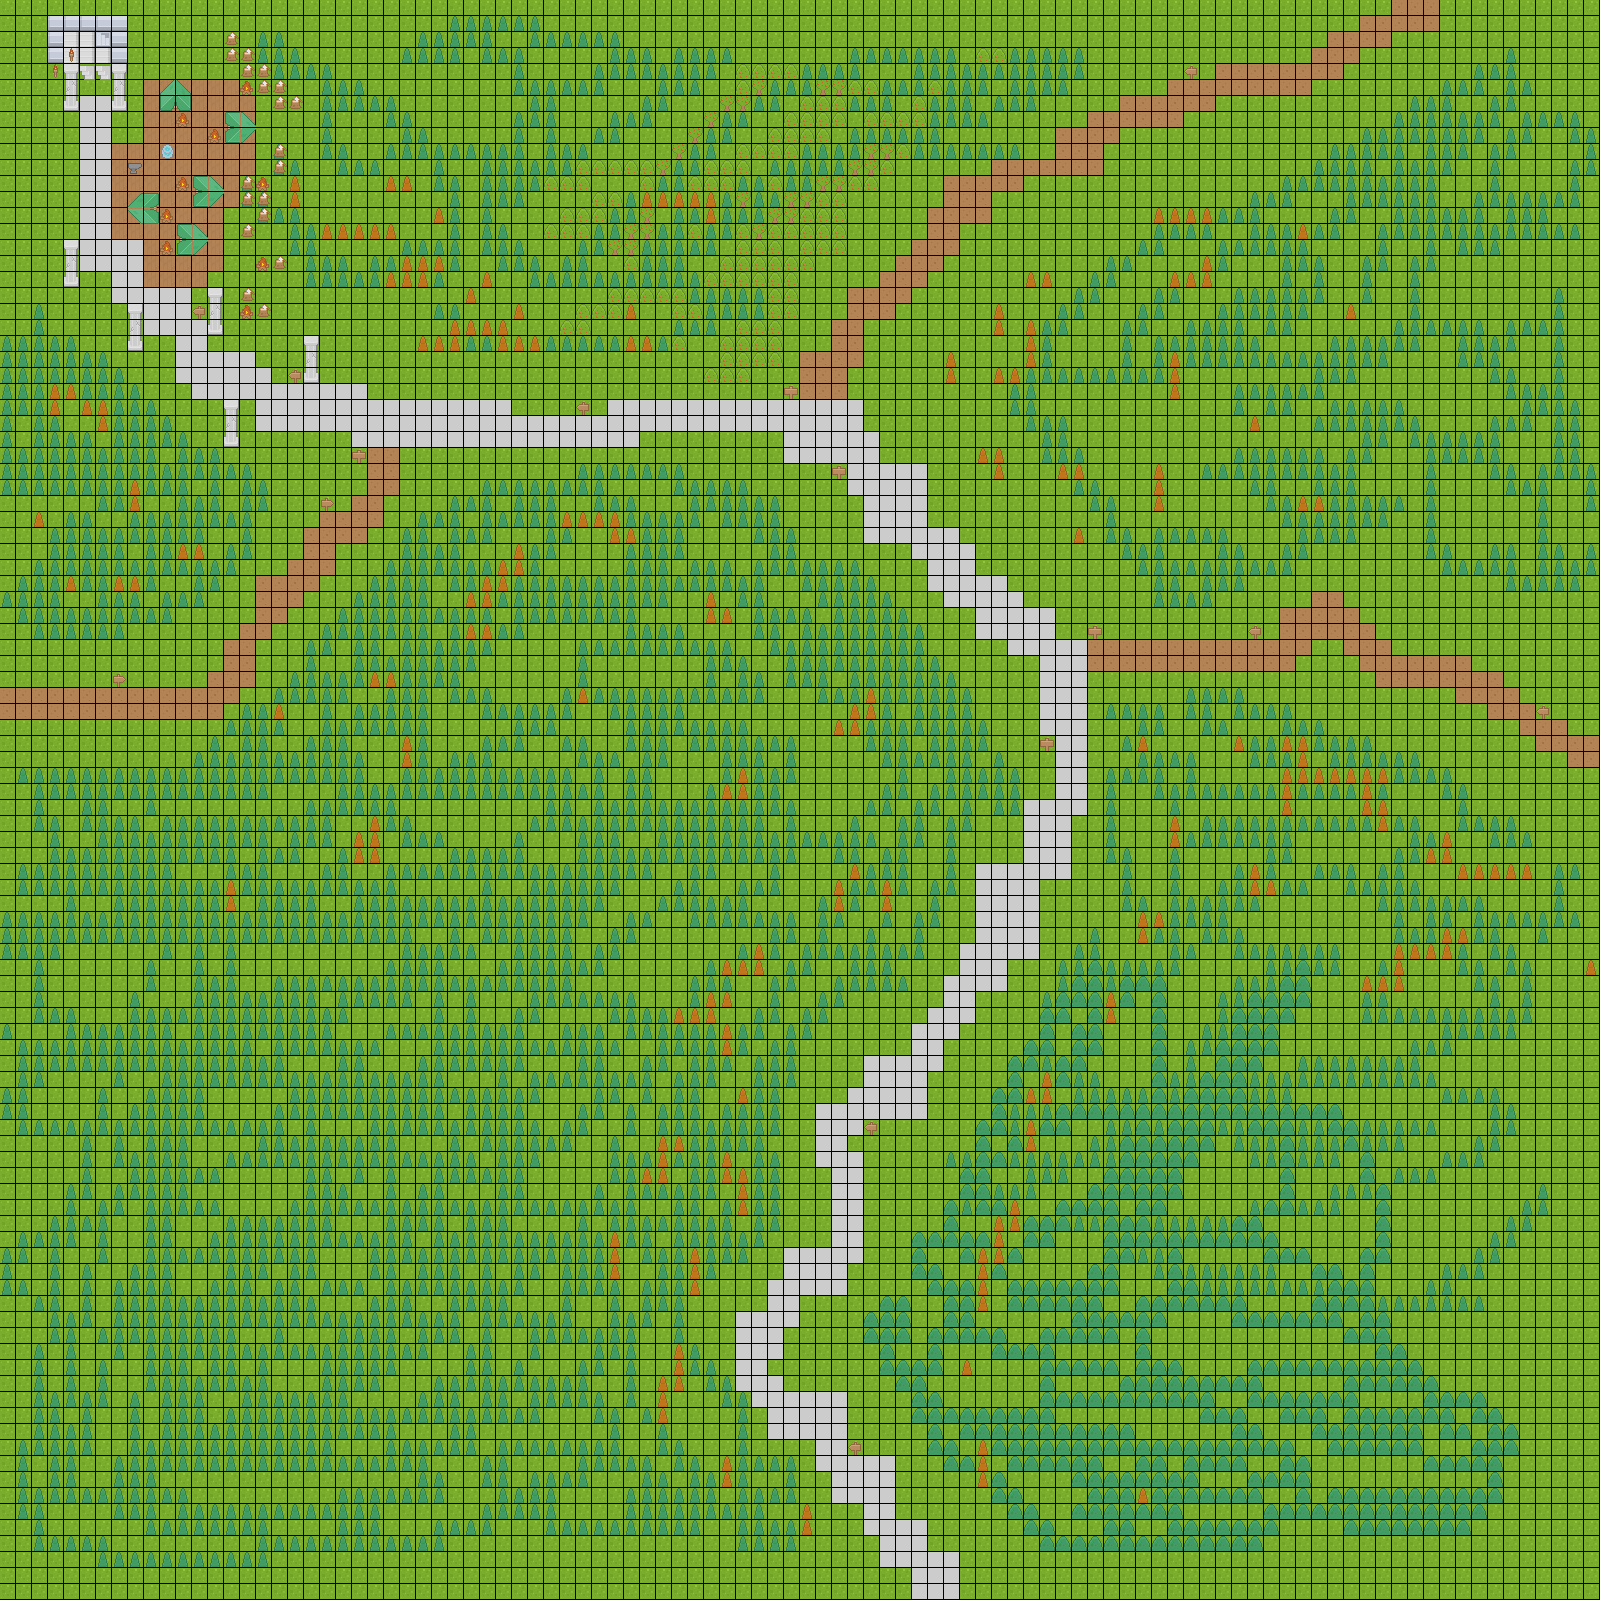

The image is a tile-based game level rendered from a .tmx file. Its description and source (layers, tilesets, objects; grid data summarised) follow:
An orthogonal 100x100 tile map with 16x16 px tiles, 4 tile layers (world_ground, world_forest, world_dungeon, world_camp).

<map version="1.10" tiledversion="1.10.1" orientation="orthogonal" renderorder="right-down" width="100" height="100" tilewidth="16" tileheight="16" infinite="0" nextlayerid="5" nextobjectid="1">
 <editorsettings>
  <export target="map2.json" format="json" />
 </editorsettings>
 <tileset firstgid="1" name="WorldCityMap" tilewidth="16" tileheight="16" spacing="1" margin="1" tilecount="1680" columns="56">
  <image source="../public/Spritesheet/roguelikeSheet_transparent.png" width="968" height="526" />
 </tileset>
 <layer id="1" name="world_ground" width="100" height="100">
  <data>[10000 cells, 10000 non-empty, 4 distinct tile ids]</data>
 </layer>
 <layer id="2" name="world_forest" width="100" height="100">
  <data>[10000 cells, 4276 non-empty, 5 distinct tile ids]</data>
 </layer>
 <layer id="4" name="world_dungeon" width="100" height="100">
  <data>[10000 cells, 38 non-empty, 8 distinct tile ids]</data>
 </layer>
 <layer id="3" name="world_camp" width="100" height="100">
  <data>[10000 cells, 67 non-empty, 12 distinct tile ids]</data>
 </layer>
</map>
